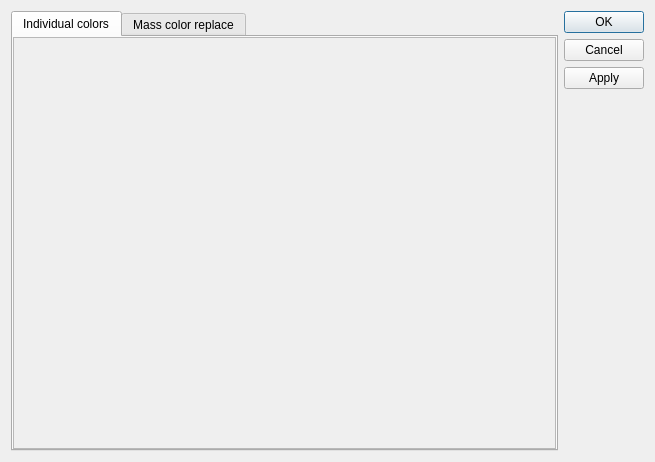
<?xml version="1.0" encoding="UTF-8"?>
<ui version="4.0">
 <class>Dialog</class>
 <widget class="QDialog" name="Dialog">
  <property name="geometry">
   <rect>
    <x>0</x>
    <y>0</y>
    <width>655</width>
    <height>462</height>
   </rect>
  </property>
  <property name="windowTitle">
   <string>Theme color changer</string>
  </property>
  <layout class="QHBoxLayout" name="horizontalLayout">
   <item>
    <widget class="QTabWidget" name="tabWidget">
     <property name="currentIndex">
      <number>0</number>
     </property>
     <widget class="QWidget" name="individualColors">
      <attribute name="title">
       <string>Individual colors</string>
      </attribute>
      <layout class="QVBoxLayout" name="verticalLayout">
       <property name="spacing">
        <number>0</number>
       </property>
       <property name="margin">
        <number>0</number>
       </property>
       <item>
        <widget class="QScrollArea" name="scrollArea">
         <property name="widgetResizable">
          <bool>true</bool>
         </property>
         <widget class="QWidget" name="scrollAreaWidgetContents">
          <property name="geometry">
           <rect>
            <x>0</x>
            <y>0</y>
            <width>539</width>
            <height>409</height>
           </rect>
          </property>
          <layout class="QVBoxLayout" name="colorsList">
           <property name="spacing">
            <number>6</number>
           </property>
           <property name="topMargin">
            <number>3</number>
           </property>
           <property name="bottomMargin">
            <number>3</number>
           </property>
          </layout>
         </widget>
        </widget>
       </item>
      </layout>
     </widget>
     <widget class="QWidget" name="massReplace">
      <attribute name="title">
       <string>Mass color replace</string>
      </attribute>
      <layout class="QGridLayout">
       <property name="margin">
        <number>0</number>
       </property>
       <property name="spacing">
        <number>0</number>
       </property>
       <item row="1" column="1">
        <widget class="QScrollArea" name="scrollArea_2">
         <property name="widgetResizable">
          <bool>true</bool>
         </property>
         <widget class="QWidget" name="scrollAreaWidgetContents_2">
          <property name="geometry">
           <rect>
            <x>0</x>
            <y>0</y>
            <width>539</width>
            <height>409</height>
           </rect>
          </property>
          <layout class="QGridLayout" name="colorGrid">
           <property name="margin">
            <number>3</number>
           </property>
           <property name="spacing">
            <number>6</number>
           </property>
          </layout>
         </widget>
        </widget>
       </item>
      </layout>
     </widget>
    </widget>
   </item>
   <item>
    <widget class="QDialogButtonBox" name="buttonBox">
     <property name="orientation">
      <enum>Qt::Vertical</enum>
     </property>
     <property name="standardButtons">
      <set>QDialogButtonBox::Apply|QDialogButtonBox::Cancel|QDialogButtonBox::Ok</set>
     </property>
    </widget>
   </item>
  </layout>
 </widget>
 <resources/>
 <connections/>
</ui>
